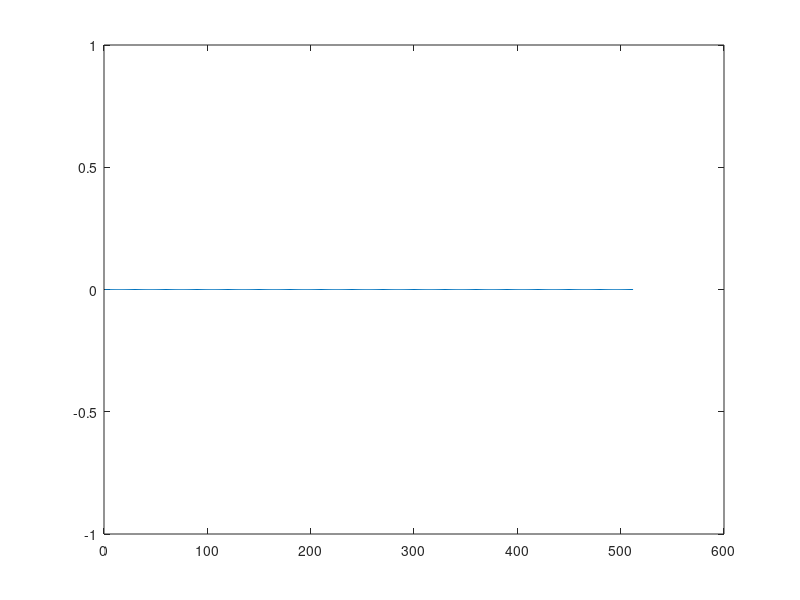
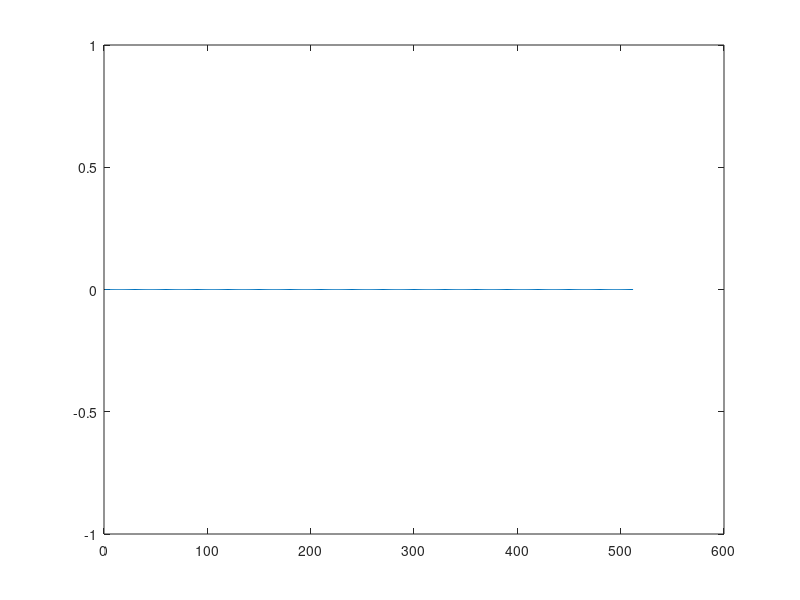

MATLAB code to generate these figures, in order:
echo on;% L'operateur de convolution sert aussi au produits de polynomes,% ces derniers etant representes par puissances decroissantes.% regardons un exemplea = [1 2]; % correspond au polynome A(x) = x+2b = [1 0]; % correspond au polynome B(x) = xconv(a,b)% resultat: x^2 + 2x (+0) = AB(x)echo offpausedisp('--------------------------------------------')echo on;% commencons a travailler avec 'PiecePolySig'.load PiecePolySig;% et faisons la decomposition sur la base de Haar 'a la main'% sans toutefois sous-?chantillonner, c'est-a-dire qu'on garde les resultats% pour les indices pairs et inpairs:n = length(sig);e = [sig(1) (sig(2:n)+sig(1:n-1)) sig(n)]/2; % sig(1) et sig(n) au bord provientw = [sig(1) (sig(2:n)-sig(1:n-1)) -sig(n)]/2; % de la prolongation de sig par zeroecho offpausedisp('--------------------------------------------')echo on;% utilisons maintenant des convolutionsec = conv(sig,[0.5 0.5]); % ecrivez les formules de convolution sur un papier pourwc = conv(sig,[0.5 -0.5]); % verifier qu'elles correspondent aux memes operationsecho offpausedisp('--------------------------------------------')echo on;% et tracons la difference pour verifier numeriquement qu'il n'y a pas d'erreurfigure(1);plot(e-ec);figure(2);plot(w-wc);echo offpausedisp('--------------------------------------------')echo on;% refaisons le calcul 'a la main',% mais cette fois avec sous-echantillonnageI = [1:2:n];J = [2:2:n];e = (sig(I)+sig(J))/2;w = (sig(J)-sig(I))/2;echo offpausedisp('--------------------------------------------')echo on;% et sous-echantillonnons le resultat de nos convolutions.ec = ec(2:2:length(ec)); % la premiere valeur sig(1) dans ec n'est pas unewc = wc(2:2:length(wc)); % moyenne et ne fait donc pas partie de e; idem pour wcecho offpausedisp('--------------------------------------------')echo on;% d'apr?s le cours (et aussi le bon sens), les deux doivent etre egaux.% Tracons les differences:figure(1);plot(e-ec);figure(2);plot(w-wc);echo off